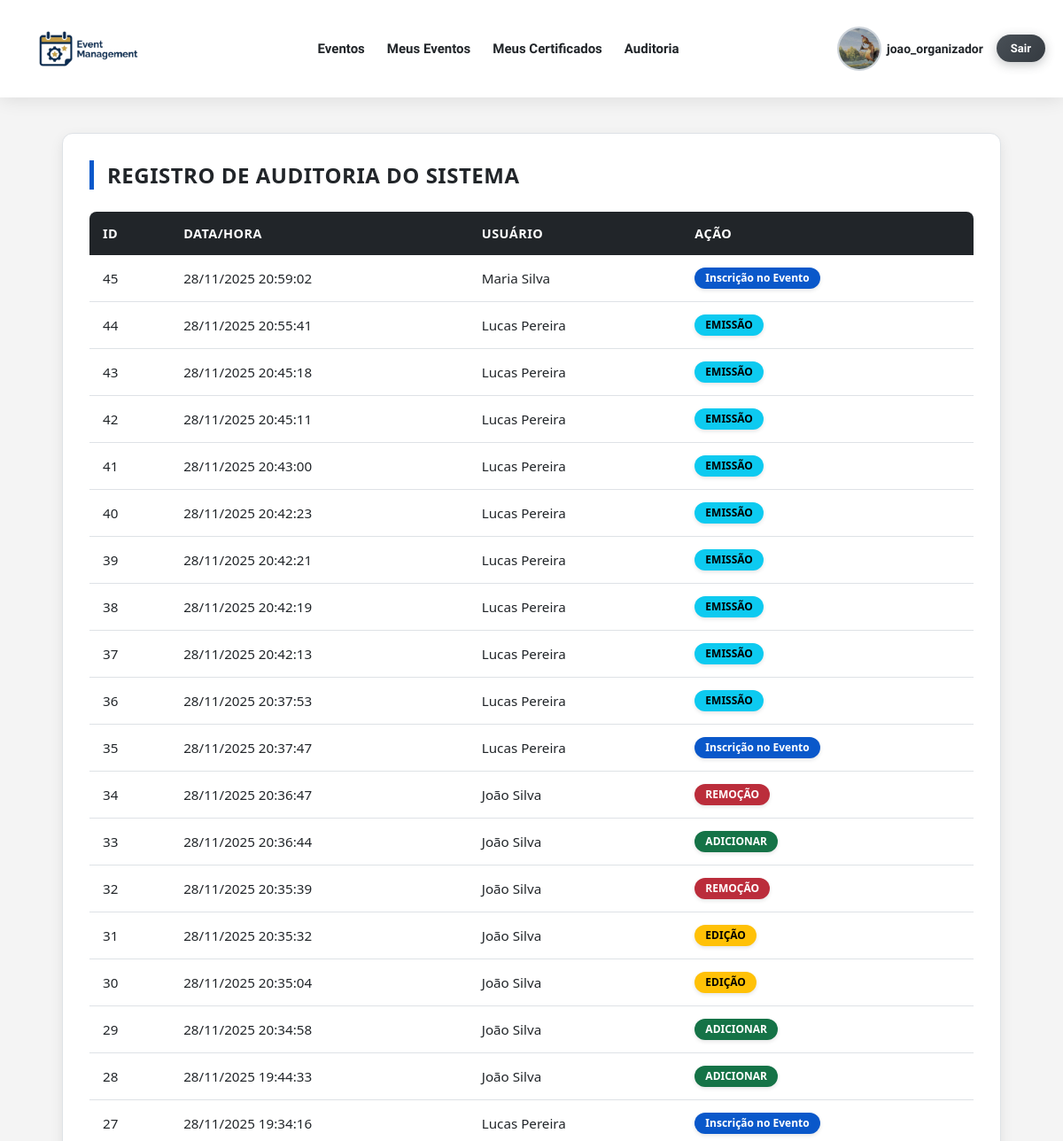
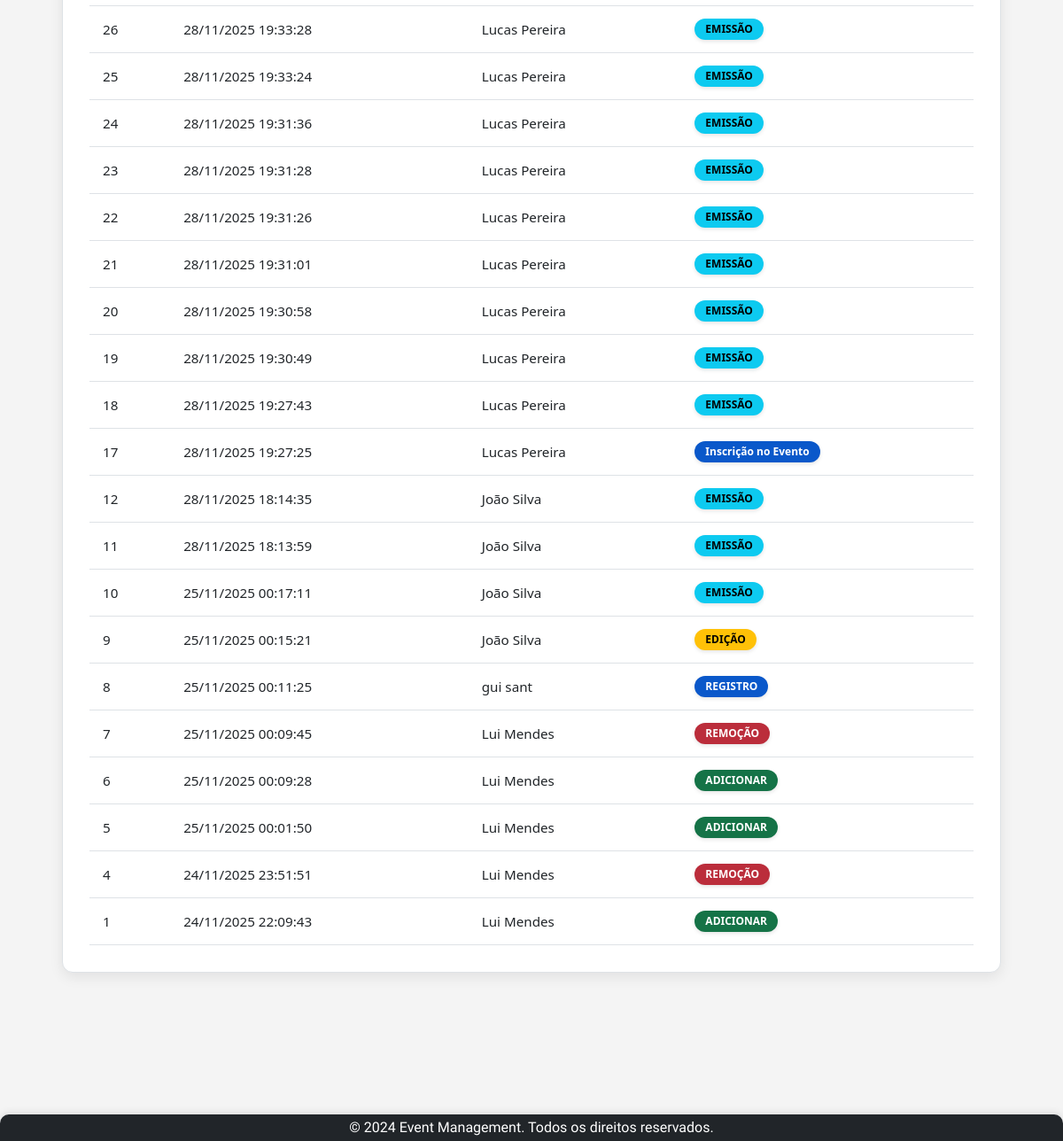
Page /auditorial/ (signed in) on the committed database (2 pictures, top to bottom).
### app/models.py (models this page shows, shortened)
class UserRegister(AbstractBaseUser):
    type_user_choices = [
        ('Estudante', 'Estudante'),
        ('Professor', 'Professor'),
        ('Organizador', 'Organizador'),
    ]
    username = models.CharField(max_length=150, unique=True)
    email = models.EmailField(unique=True)
    name = models.CharField(max_length=150)
    phone = models.CharField(max_length=20, blank=True, null=True)
    institution = models.CharField(max_length=150, blank=True, null=True)
    user_type = models.CharField(max_length=20, choices=type_user_choices, default ='Estudante', verbose_name="Tipo de Usuário")
    image = models.ImageField(upload_to='usuarios/', null=True, blank=True)
    USERNAME_FIELD = 'username' # Define 'username' como o campo usado para login.
    REQUIRED_FIELDS = ['email', 'name'] # Define os campos obrigatórios na criação de usuário (além de USERNAME_FIELD e password).
    objects = UserRegisterManager() # Associa o Manager customizado ao modelo.
    class Meta:
        db_table = 'user_register'
        ordering = ['username']
        verbose_name = 'Registro de Usuário'
        verbose_name_plural = 'Registros de Usuário'
    def get_full_name(self): # Método padrão do Django para obter o nome completo.
        name = getattr(self, 'name', None)
        if name:
            return name

class Auditoria(models.Model):
    user = models.ForeignKey(
        settings.AUTH_USER_MODEL,
        on_delete=models.CASCADE,
        verbose_name="Usuário"
    )
    action = models.CharField(max_length=255, verbose_name="Ação")
    timestamp = models.DateTimeField(auto_now_add=True, verbose_name="Data e Hora") # Define que a data/hora é definida automaticamente na criação.
    class Meta:
        db_table = 'auditoria'
        verbose_name = "Auditoria"
        verbose_name_plural = "Auditorias"
        ordering = ['-timestamp']

### app/views.py (the view)
# urls.py: path('auditorial/', views.auditorial, name='auditorial'),
def auditorial(request):
    if not request.user.is_authenticated or request.user.user_type != 'Organizador': # Restringe o acesso apenas para usuários autenticados com user_type 'Organizador'.
        messages.error(request, 'Você não tem permissão para acessar o auditorial.')
        return redirect('home')
    logs = Auditoria.objects.all().order_by('-timestamp') # Busca todos os logs de auditoria e ordena por data/hora decrescente.
    context = {
        'logs': logs
    }
    return render(request, 'auditorial.html', context)

### app/templates/auditorial.html (shortened to what this page needs)
{% extends "base.html" %}
{% load static %}
{% block content %}
<div class="container">
    <div class="card card-large">
        <h2 class="text-center mb-lg">Registro de Auditoria do Sistema</h2>
        {% if not logs %}
        <div class="alert alert-info text-center" role="alert">
            Não há registros de auditoria disponíveis.
        </div>
        {% else %}
        <div class="table-responsive">
            <table class="table table-striped table-hover">
                <thead class="thead-dark">
                    <tr>
                        <th scope="col">ID</th>
                        <th scope="col">Data/Hora</th>
                        <th scope="col">Usuário</th>
                        <th scope="col">Ação</th>
                    </tr>
                </thead>
                <tbody>
                    {% for log in logs %}
                    <tr>
                        <td>{{ log.id }}</td>
                        <td>{{ log.timestamp|date:"d/m/Y H:i:s" }}</td>
                        <td>{{ log.user.get_full_name }}</td>
                        <td>
                            {% if "Emitir " in log.action %}
                                <span class="badge bg-info">EMISSÃO</span>
                            {% elif "Adicionar" in log.action %}
                                <span class="badge bg-success">ADICIONAR</span>
                            {% elif "Registro" in log.action %}
                                <span class="badge bg-primary">REGISTRO</span>
                            {% elif "Remover" in log.action %}
                                <span class="badge bg-danger">REMOÇÃO</span>
                            {% elif "Editar" in log.action %}
                                <span class="badge bg-warning">EDIÇÃO</span>
                            {% else %}
                                <span class="badge bg-primary">{{ log.action }}</span>
                            {% endif %}
                        </td>
                    </tr>
                    {% endfor %}
                </tbody>
            </table>
        </div>
        {% endif %}
    </div>
</div>
{% endblock %}

### app/templates/base.html (shortened to what this page needs)
{% load static %}
<!DOCTYPE html>
<html lang="pt-br">
<head>
    <link rel="stylesheet" type="text/css" href="{% static 'css/style.css' %}">
</head>
<body>
    <header class="header">
        {% block header %}
        <nav>
            <div class="nav-brand">
                <a href="{% url 'home' %}"><img class="logo" src="{% static 'img/logo.png' %}" alt="logo do sistema de Gerenciamento de Eventos"></a>
            </div>
            <ul class="nav-menu">
                <li><a id="event_button" href="{% url 'event_list' %}">Eventos</a></li>
                {% if user.is_authenticated %}
                    <li>
                        <a href="{% url 'event_subscribed' %}">Meus Eventos</a>
                    </li>
                    <li>
                        <a href="{% url 'certificate_list' %}">Meus Certificados</a>
                    </li>
                {% endif %}
                {% if user.user_type == 'Organizador' %}
                    <li>
                        <a href="{% url 'auditorial' %}">Auditoria</a>
                    </li>
                {% endif %}
            </ul>
            <div class="user-actions">
                {% if user.is_authenticated %}
                    <a class="profile-link" href="{% url 'profile' %}">
                        {% if user.image %}
                            <img class="user-avatar-menu" src="{{ user.image.url }}" alt="Avatar de {{ user.username }}">
                        {% else %}
                            <img class="user-avatar-menu" src="{% static 'img/default-avatar.jpg' %}" alt="Avatar padrão">
                        {% endif %}
                        <span class="profile-username">{{ user.username }}</span>
                    </a>
                    <a class="logout-link" href="{% url 'logout' %}">Sair</a>
                {% else %}
                    <a href="{% url 'login' %}">Entrar</a>
                    <a href="{% url 'register' %}">Registro</a>
                {% endif %}
            </div>
        </nav>
        {% endblock %}
    </header>
    <main>
        {% block content %}{% endblock %}
    </main>
    <footer class="footer">
        {% block footer %}
            <p>&copy; 2024 Event Management. Todos os direitos reservados.</p>
        {% endblock %}
    </footer>
</body>
</html>

### static/css/style.css (style rules this page uses)
* { margin: 0; padding: 0; box-sizing: border-box; scroll-behavior: smooth; }
body { font-family: 'BioRhyme', serif; font-optical-sizing: auto; font-weight: 400; font-style: normal; font-variation-settings: "wdth" 100; background: #f4f4f4; color: #212529; overflow-x: hidden; min-height: 100vh; display: flex; flex-direction: column; }
.header { background: #ffffff; box-shadow: 0 2px 20px rgba(0, 0, 0, 0.1); padding: 0 20px; position: sticky; top: 0; z-index: 1000; }
.header nav { display: flex; align-items: center; justify-content: space-between; max-width: 1200px; margin: 0 auto; padding: 12px 0; }
.header ul { display: flex; list-style: none; margin: 0; padding: 0; align-items: center; gap: 25px; }
.logo { display: flex; align-items: center; justify-content: center; padding: 8px 16px; transition: all 0.4s ease; max-width: 160px; }
.header .nav-brand a::after { content: none; }
.header nav a { text-decoration: none; color: #212529; font-weight: 600; font-size: 15px; transition: all 0.3s ease; position: relative; padding: 6px 0; }
.header nav a::after { content: ''; position: absolute; bottom: 0; left: 0; width: 0; height: 2px; background: #0a58ca; transition: width 0.3s ease; }
.header .user-actions a::after { content: none; }
.user-actions { display: flex; align-items: center; gap: 15px; }
.profile-link { display: flex; align-items: center; gap: 6px; text-decoration: none; color: #212529; transition: all 0.3s ease; }
.user-avatar-menu { width: 50px; height: 50px; border-radius: 50%; object-fit: cover; border: 2px solid #ced4da; transition: all 0.3s ease; }
.profile-username { font-weight: 600; font-size: 14px; }
.user-actions a:not(.profile-link) { background: linear-gradient(135deg, #4c51bf 0%, #764ba2 100%); color: white; padding: 8px 16px; border-radius: 20px; font-weight: 700; font-size: 13px; text-decoration: none; transition: all 0.3s ease; box-shadow: 0 3px 12px rgba(76, 81, 191, 0.3); }
.logout-link { background: linear-gradient(135deg, #495057 0%, #343a40 100%) !important; box-shadow: 0 3px 12px rgba(52, 58, 64, 0.3) !important; }
main { flex: 1; min-height: calc(100vh - 200px); padding-bottom: 150px; width: 100%; }
.footer { background: #212529; color: #fff; text-align: center; padding: 15px 0; position: fixed; width: 100%; bottom: 0; left: 0; box-shadow: 0 -2px 8px rgba(0, 0, 0, 0.1); z-index: 1000; border-radius: 10px 10px 0 0; }
.footer p { margin: -10px; }
.container { max-width: 1100px; margin: 40px auto; padding: 0 20px; font-family: 'Segoe UI', Tahoma, Geneva, Verdana, sans-serif; }
.card { background-color: #ffffff; border-radius: 12px; box-shadow: 0 5px 15px rgba(0, 0, 0, 0.08); padding: 30px; border: 1px solid #dee2e6; }
.card h2 { color: #212529; font-weight: 600; margin-bottom: 25px; text-transform: uppercase; letter-spacing: 0.5px; font-size: 1.5rem; border-left: 5px solid #0a58ca; padding-left: 15px; }
.table-responsive { overflow-x: auto; }
.table { width: 100%; border-collapse: collapse; margin-bottom: 0; }
.thead-dark th { background-color: #212529; color: #ffffff; padding: 15px; font-weight: 600; text-align: left; font-size: 0.9rem; text-transform: uppercase; letter-spacing: 0.5px; }
.thead-dark th:first-child { border-top-left-radius: 8px; }
.thead-dark th:last-child { border-top-right-radius: 8px; }
.table tbody td { padding: 14px 15px; border-bottom: 1px solid #dee2e6; color: #212529; vertical-align: middle; font-size: 0.95rem; }
.badge { display: inline-block; padding: 6px 12px; font-size: 0.75rem; font-weight: 700; line-height: 1; text-align: center; white-space: nowrap; vertical-align: baseline; border-radius: 50px; color: #fff; box-shadow: 0 2px 4px rgba(0,0,0,0.1); }
.bg-info { background-color: #0dcaf0; color: #000; }
.bg-success { background-color: #157347; }
.bg-primary { background-color: #0a58ca; }
.bg-danger { background-color: #bb2d3b; }
.bg-warning { background-color: #ffc107; color: #000; }

### rows in the picture
UserRegister: image (picture), username "joao_organizador"
Auditoria: id "45", timestamp "28/11/2025 20:59:02", user.get_full_name "Maria Silva", action "Inscrição no Evento"
Auditoria: id "44", timestamp "28/11/2025 20:55:41", user.get_full_name "Lucas Pereira", shows "EMISSÃO"
Auditoria: id "43", timestamp "28/11/2025 20:45:18", user.get_full_name "Lucas Pereira", shows "EMISSÃO"
Auditoria: id "42", timestamp "28/11/2025 20:45:11", user.get_full_name "Lucas Pereira", shows "EMISSÃO"
Auditoria: id "41", timestamp "28/11/2025 20:43:00", user.get_full_name "Lucas Pereira", shows "EMISSÃO"
Auditoria: id "40", timestamp "28/11/2025 20:42:23", user.get_full_name "Lucas Pereira", shows "EMISSÃO"
Auditoria: id "39", timestamp "28/11/2025 20:42:21", user.get_full_name "Lucas Pereira", shows "EMISSÃO"
Auditoria: id "38", timestamp "28/11/2025 20:42:19", user.get_full_name "Lucas Pereira", shows "EMISSÃO"
Auditoria: id "37", timestamp "28/11/2025 20:42:13", user.get_full_name "Lucas Pereira", shows "EMISSÃO"
Auditoria: id "36", timestamp "28/11/2025 20:37:53", user.get_full_name "Lucas Pereira", shows "EMISSÃO"
Auditoria: id "35", timestamp "28/11/2025 20:37:47", user.get_full_name "Lucas Pereira", action "Inscrição no Evento"
Auditoria: id "34", timestamp "28/11/2025 20:36:47", user.get_full_name "João Silva", action "REMOÇÃO"
Auditoria: id "33", timestamp "28/11/2025 20:36:44", user.get_full_name "João Silva", action "ADICIONAR"
Auditoria: id "32", timestamp "28/11/2025 20:35:39", user.get_full_name "João Silva", action "REMOÇÃO"
Auditoria: id "31", timestamp "28/11/2025 20:35:32", user.get_full_name "João Silva", action "EDIÇÃO"
Auditoria: id "30", timestamp "28/11/2025 20:35:04", user.get_full_name "João Silva", action "EDIÇÃO"
Auditoria: id "29", timestamp "28/11/2025 20:34:58", user.get_full_name "João Silva", action "ADICIONAR"
Auditoria: id "28", timestamp "28/11/2025 19:44:33", user.get_full_name "João Silva", action "ADICIONAR"
Auditoria: id "27", timestamp "28/11/2025 19:34:16", user.get_full_name "Lucas Pereira", action "Inscrição no Evento"
Auditoria: id "26", timestamp "28/11/2025 19:33:28", user.get_full_name "Lucas Pereira", shows "EMISSÃO"
Auditoria: id "25", timestamp "28/11/2025 19:33:24", user.get_full_name "Lucas Pereira", shows "EMISSÃO"
Auditoria: id "24", timestamp "28/11/2025 19:31:36", user.get_full_name "Lucas Pereira", shows "EMISSÃO"
Auditoria: id "23", timestamp "28/11/2025 19:31:28", user.get_full_name "Lucas Pereira", shows "EMISSÃO"
Auditoria: id "22", timestamp "28/11/2025 19:31:26", user.get_full_name "Lucas Pereira", shows "EMISSÃO"
Auditoria: id "21", timestamp "28/11/2025 19:31:01", user.get_full_name "Lucas Pereira", shows "EMISSÃO"
Auditoria: id "20", timestamp "28/11/2025 19:30:58", user.get_full_name "Lucas Pereira", shows "EMISSÃO"
Auditoria: id "19", timestamp "28/11/2025 19:30:49", user.get_full_name "Lucas Pereira", shows "EMISSÃO"
Auditoria: id "18", timestamp "28/11/2025 19:27:43", user.get_full_name "Lucas Pereira", shows "EMISSÃO"
Auditoria: id "17", timestamp "28/11/2025 19:27:25", user.get_full_name "Lucas Pereira", action "Inscrição no Evento"
Auditoria: id "12", timestamp "28/11/2025 18:14:35", user.get_full_name "João Silva", shows "EMISSÃO"
Auditoria: id "11", timestamp "28/11/2025 18:13:59", user.get_full_name "João Silva", shows "EMISSÃO"
Auditoria: id "10", timestamp "25/11/2025 00:17:11", user.get_full_name "João Silva", shows "EMISSÃO"
Auditoria: id "9", timestamp "25/11/2025 00:15:21", user.get_full_name "João Silva", action "EDIÇÃO"
Auditoria: id "8", timestamp "25/11/2025 00:11:25", user.get_full_name "gui sant", action "REGISTRO"
Auditoria: id "7", timestamp "25/11/2025 00:09:45", user.get_full_name "Lui Mendes", action "REMOÇÃO"
Auditoria: id "6", timestamp "25/11/2025 00:09:28", user.get_full_name "Lui Mendes", action "ADICIONAR"
Auditoria: id "5", timestamp "25/11/2025 00:01:50", user.get_full_name "Lui Mendes", action "ADICIONAR"
Auditoria: id "4", timestamp "24/11/2025 23:51:51", user.get_full_name "Lui Mendes", action "REMOÇÃO"
Auditoria: id "1", timestamp "24/11/2025 22:09:43", user.get_full_name "Lui Mendes", action "ADICIONAR"
